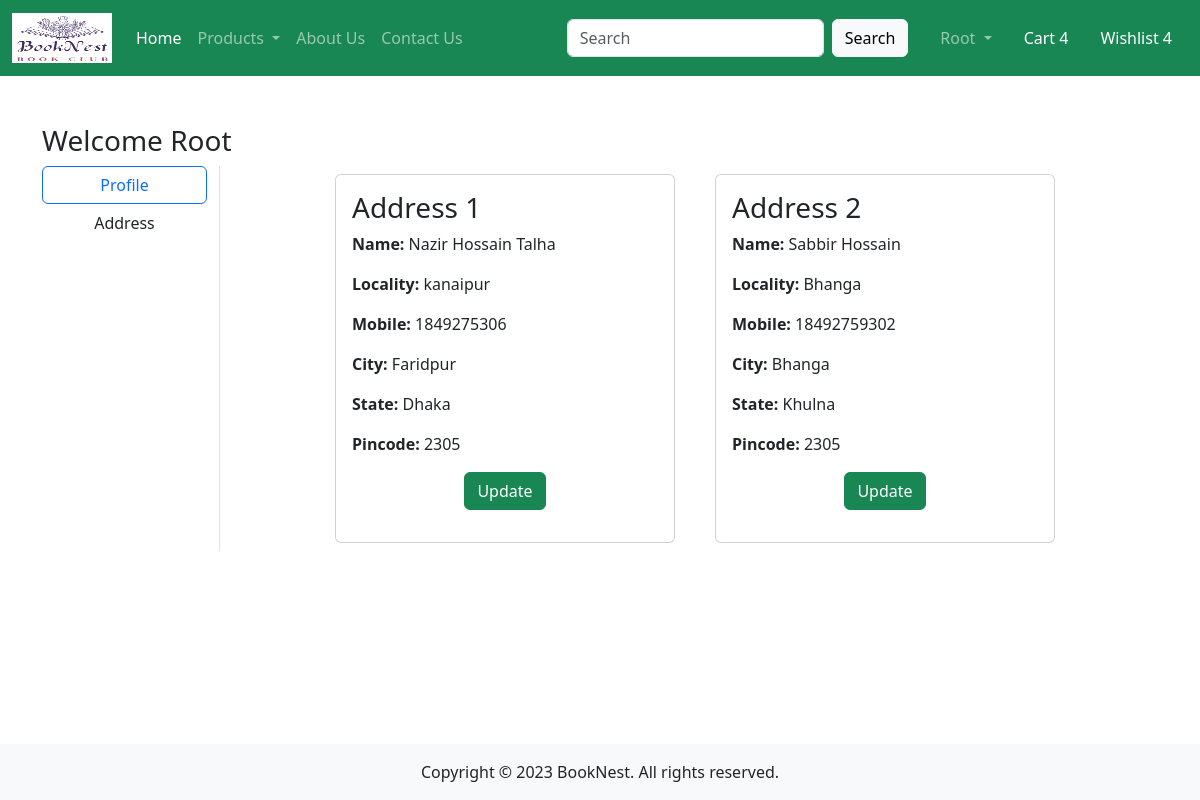
The page /address/ (signed in) on the database its author committed.
### app/models.py (models this page shows, shortened)
class Customer(models.Model):
    user = models.ForeignKey(User, on_delete=models.CASCADE)
    name = models.CharField(max_length=200)
    locality = models.CharField(max_length=200)
    city = models.CharField(max_length=200)
    mobile = models.IntegerField(default=0)
    zipcode = models.IntegerField()
    state = models.CharField(choices=STATE_CHOICES, max_length=100)

### app/views.py (the view)
# urls.py: path('address/', views.address, name='address'),
def address(request):
    add = Customer.objects.filter(user=request.user)
    return render(request, 'app/address.html', locals())

### app/templates/app/address.html (shortened to what this page needs)
{% extends "app/base.html" %}
{% load static %}
{% block main-content %}
<div  class="container my-5">
    <div class="row">
        <h3>Welcome <span class="text-capitalize">{{ request.user }}</span></h3>
        <div class="col-sm-2 border-end">
            <ul class="list-unstyled">
                <li class="d-grid"><a href="{% url 'profile' %}" class="btn btn-outline-primary">Profile</a></li>
                <li class="d-grid"><a href="{% url 'address' %}" class="btn">Address</a></li>
            </ul>
        </div>
        <div class="col-sm-8 offset-sm-1">
            <div class="row">
                {% for ad in add %}
                <div class="col-sm-6">
                    <div class="card m-2">
                        <div class="card-body">
                            <h3>Address {{ forloop.counter }}</h3>
                            <p><strong>Name:</strong> {{ ad.name }}</p>
                            <p><strong>Locality:</strong> {{ ad.locality }}</p>
                            <p><strong>Mobile:</strong> {{ ad.mobile }}</p>
                            <p><strong>City:</strong> {{ ad.city }}</p>
                            <p><strong>State:</strong> {{ ad.state }}</p>
                            <p><strong>Pincode:</strong> {{ ad.zipcode }}</p>
                            <p class='text-center'>
                                <a href="{% url 'updateAddress' pk=ad.id%}" type="button" class="btn btn-success">Update</a></p>
                            </div>
                        </div>
                    </div>
                {% endfor %}
            </div>
        </div>
    </div>
</div>
{% endblock main-content %}

### app/templates/app/base.html (shortened to what this page needs)
<!DOCTYPE html>
{% load static %}
<html lang="en">
<head>
    <link href="https://cdn.jsdelivr.net/npm/bootstrap@5.3.5/dist/css/bootstrap.min.css" rel="stylesheet">
    <link rel="stylesheet" href="{% static 'app/css/owl.carousel.min.css' %}">
    <link rel="stylesheet" href="{% static 'app/css/all.min.css' %}">
    <link rel="stylesheet" href="{% static 'app/css/style.css' %}">
</head>
<body>
    <nav class="navbar navbar-expand-lg navbar-dark bg-success">
        <div class="container-fluid">
            <a class="navbar-brand" href="#">
                <img src="{% static 'app/images/bookNest.png' %}" alt="Logo" width="100" height="50">
            </a>
           <div class="collapse navbar-collapse" id="navbarSupportedContent">
            <ul class="navbar-nav me-auto mb-2 mb-lg-0">
              <li class="nav-item">
                <a class="nav-link active" aria-current="page" href="/">Home</a>
              </li>
              <li class="nav-item dropdown">
                <a class="nav-link dropdown-toggle" href="#" role="button" data-bs-toggle="dropdown" aria-expanded="false">
                  Products
                </a>
              </li>
              <li class="nav-item">
                <a class="nav-link" href="{% url 'about'%}">About Us</a>
              </li>
              <li class="nav-item">
                <a class="nav-link" href="{% url 'contact'%}">Contact Us</a>
              </li>
            </ul>
            <form class="d-flex" role="search">
              <input class="form-control me-2" type="search" placeholder="Search" aria-label="Search">
              <button class="btn btn-light" type="submit">Search</button>
            </form>
            <ul class="navbar-nav mb-2 mb-lg-0 ms-3">
              {% if request.user.is_authenticated %}
              <li class="nav-item dropdown mx-2">
                <a class="nav-link dropdown-toggle" href="#" id="profileDropdown" role="button" data-bs-toggle="dropdown" aria-expanded="false">
                  {{ request.user.username|capfirst }}
                </a>
              </li>
              <li class="nav-item mx-2">
                <a href="#" class="nav-link text-white">Cart 4</a>
              </li>
              <li class="nav-item mx-2">
                <a href="#" class="nav-link text-white">Wishlist 4</a>
              </li>
              {% endif %}
            </ul>
          </div>
        </div>
    </nav>
    {% block main-content %}{% endblock main-content %}
    <footer class="text-center fixed-bottom py-3 bg-light mt-4">
        Copyright &copy; 2023 BookNest. All rights reserved.
    </footer>
</body>
</html>

### rows shown on the page
Customer: name "Nazir Hossain Talha", locality "kanaipur", mobile "1849275306", city "Faridpur", state "Dhaka", zipcode "2305"
Customer: name "Sabbir Hossain", locality "Bhanga", mobile "18492759302", city "Bhanga", state "Khulna", zipcode "2305"

### other values the page prints
{{ request.user.username|capfirst }} "Root"
{{ request.user }} "Root"
